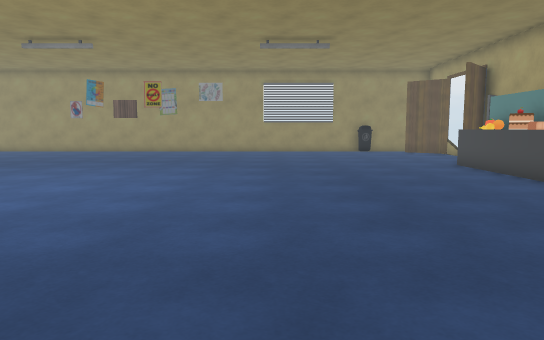
View 1 (above)

16 first-person views from a walk through a 3-D level made in the Unity game engine. The camera is 1.3 m above the floor, tilts 6° down and sees 70° across. Doors are open. The floor is counted in squares, 1 m on a side. Each view is taken from the middle of a square. On the plan, view 1 faces up. The plan holds only what a view shows up to about 16 squares ahead; the rest is blank. Some animated figures are left out. Some surface patterns are stand-ins.

View 2
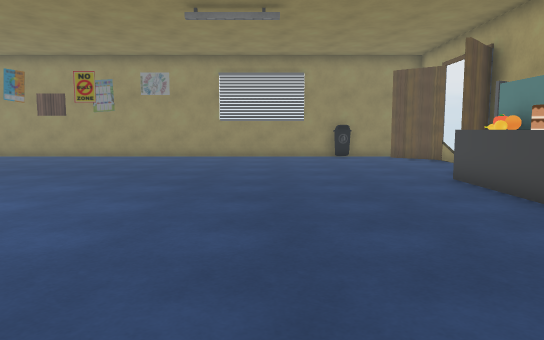

View 3
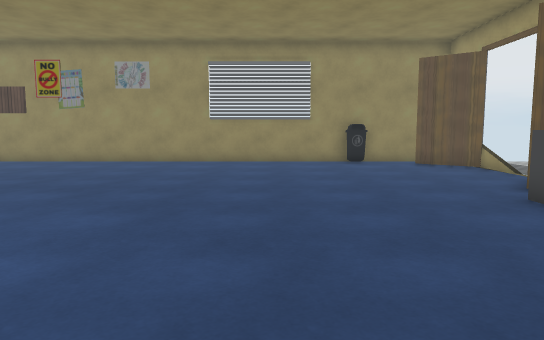

View 4
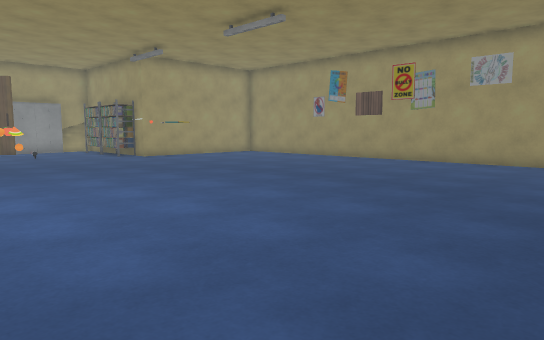

View 5
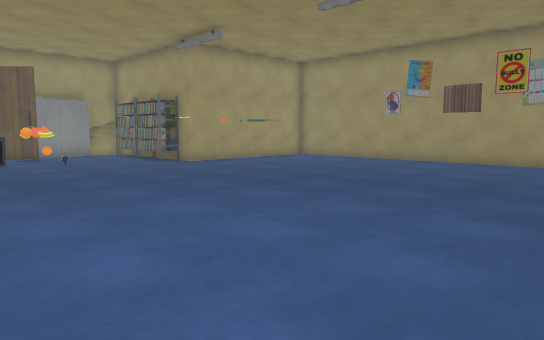

View 6
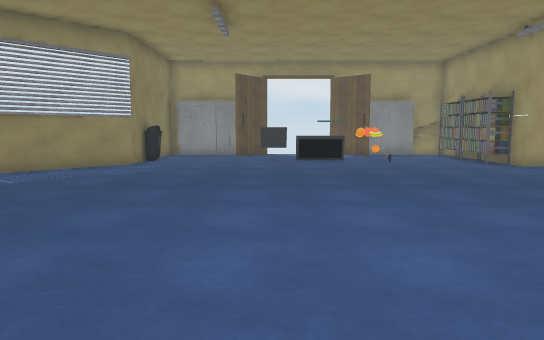

View 7
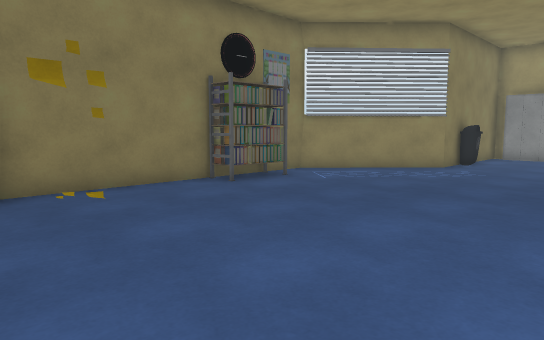

View 8
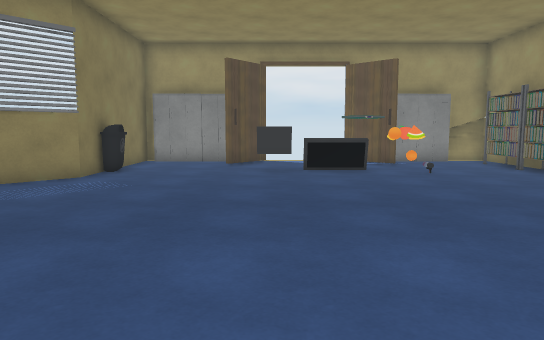

View 9
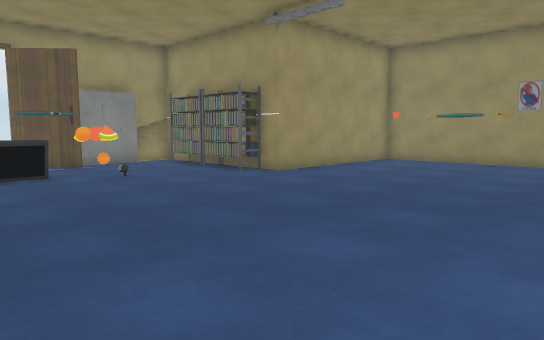

View 10
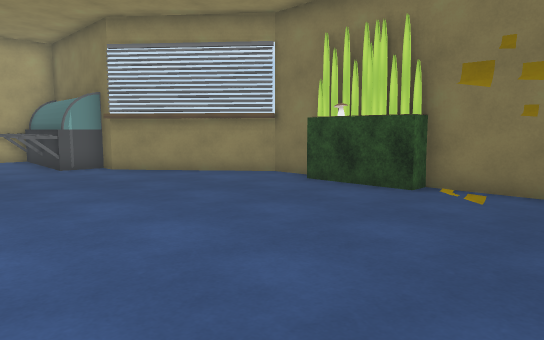

View 11
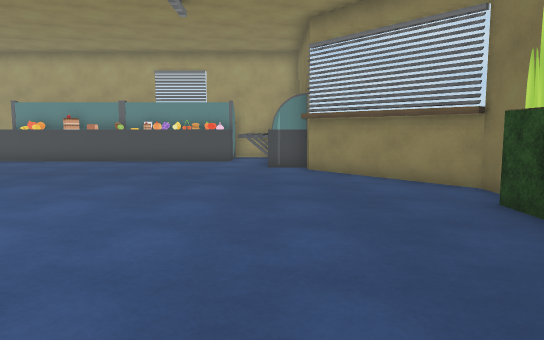

View 12
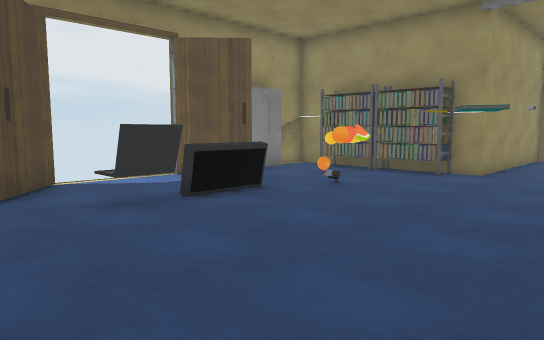

View 13
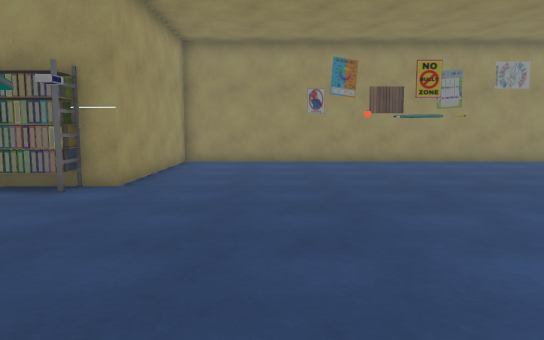

View 14
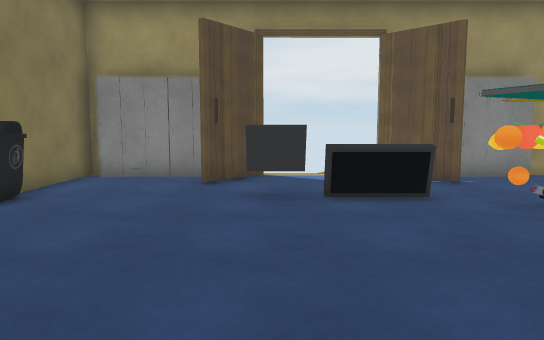

View 15
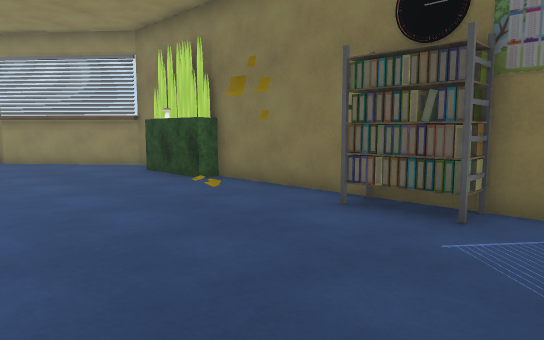

View 16
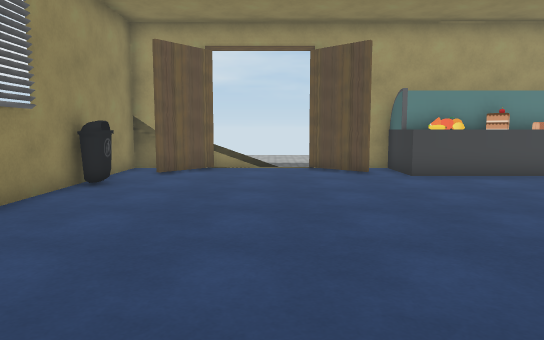

### Floor plan
Points are (right, up) in squares from view 1. A wall is a line through its corners. A room is listed if a view was taken in it or the views show most of it. See-through windows are left out.
Room 1 (views 1, 2, 3, 4, 5, 6, 7, 8, 9, 10, 11, 12, 13, 14, 15, 16)
walls: (-17.2, 11) (-17.2, 10.5); (-17.4, 15.5) (-17.9, 15.5); (-17.4, 15.9) (-17.4, 15) (-21.6, 15); (-19.5, 15.8) (-23.2, 15.8) (-23.2, 14.4); (6.7, 11.4) (6.7, 12.6); (-0.8, -1.4) (3.3, 2.1); (6.7, 13.4) (6.7, 14.1) (9, 14.1); (-21.3, 11.5) (-22.9, 9.9); (4.2, 1.8) (4.3, 4.2); (7.7, 9.8) (7.8, 14.1); (7.4, 15.2) (8.9, 16.8); (6.7, 4.6) (6.7, 10.6); (-22.8, 6.9) (-21.2, 5.4); (9, 19.9) (7.2, 21.4); (-23.2, 1.8) (-17.5, 1.8) (-14, -1.5) (-0.5, -1.6) (3.5, 1.8); (9, 22.6) (-16.5, 22.6) (-16.5, 15.8) (-19.1, 15.8)
low walls: (9, 18.1) (9, 19.9)
ways out: open door at (-23, 8.5); open door at (9, 18.5)
objects: locker (-23, 3) to (-23, 5); locker (-23, 12) to (-23, 13); other object (-20, 7) to (-19, 10); other object (-19, 2); other object (-18, 11); other object (-15, 8) to (-14, 9); rack (-12, -1) to (-10, -1); other object (-11, 14); other object (-10, 14); plant (-5, -1) to (-3, -1); other object (5, 22) to (6, 22); cake (7, 11); other object (7, 13)

Positions as (right, up) in squares from view 1, and headings:
1: (0, 0), facing up
2: (2, 4), facing up
3: (2, 7), facing up
4: (1, 7), facing up-left
5: (-3, 7), facing up-left
6: (-3, 7), facing left
7: (-4, 7), facing down-left
8: (-7, 7), facing left
9: (-8, 7), facing up-left
10: (-9, 7), facing down-right
11: (-9, 3), facing right
12: (-13, 4), facing up-left
13: (-13, 7), facing up
14: (-12, 7), facing left
15: (-14, 5), facing down-right
16: (-4, 18), facing right
